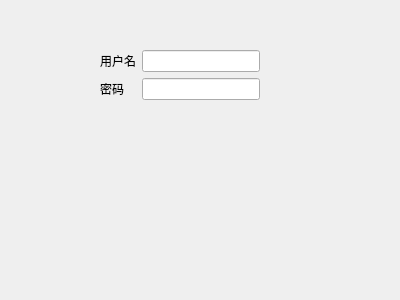
<?xml version="1.0" encoding="UTF-8"?>
<ui version="4.0">
 <class>Form</class>
 <widget class="QWidget" name="Form">
  <property name="geometry">
   <rect>
    <x>0</x>
    <y>0</y>
    <width>400</width>
    <height>300</height>
   </rect>
  </property>
  <property name="windowTitle">
   <string>Form</string>
  </property>
  <widget class="QWidget" name="formLayoutWidget">
   <property name="geometry">
    <rect>
     <x>100</x>
     <y>50</y>
     <width>160</width>
     <height>80</height>
    </rect>
   </property>
   <layout class="QFormLayout" name="formLayout">
    <item row="0" column="0">
     <widget class="QLabel" name="Label">
      <property name="text">
       <string>用户名</string>
      </property>
     </widget>
    </item>
    <item row="0" column="1">
     <widget class="QLineEdit" name="LineEdit"/>
    </item>
    <item row="1" column="0">
     <widget class="QLabel" name="Label_2">
      <property name="text">
       <string>密码</string>
      </property>
     </widget>
    </item>
    <item row="1" column="1">
     <widget class="QLineEdit" name="LineEdit_2"/>
    </item>
   </layout>
  </widget>
 </widget>
 <resources/>
 <connections/>
</ui>
